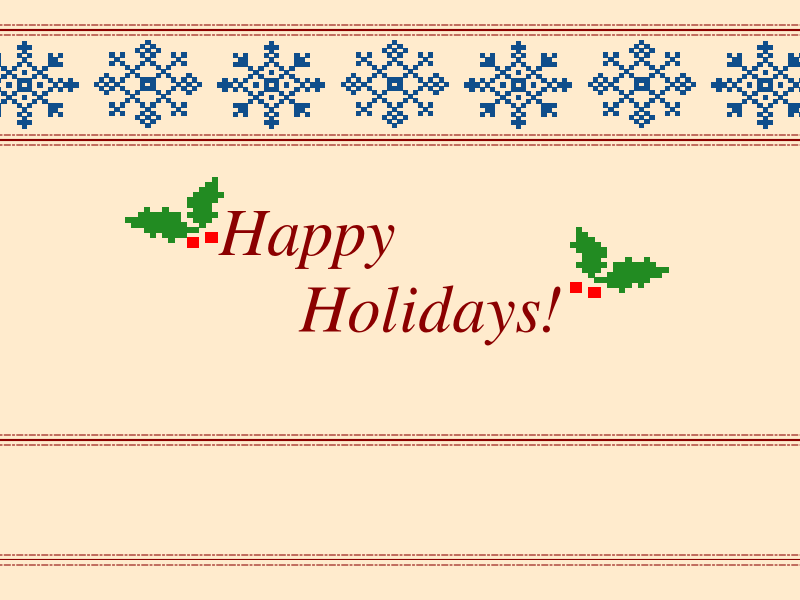

Source code (R):
# Author: Sara Edwards
# Date: December 2018

# Instructions: Simply select all & run 
# (if you use R studio don't have it full screen)

#   R studio Mac: Option+command+R
#             PC: Control+Alt+R

# In base R Mac: Command+A then Command+Enter
#            PC: Ctrl+A then Ctrl+Enter


X1 <- c(rep(2,4), rep(3,4), rep(4,7), rep(5,10), rep(6,6), rep(7,4), rep(8,5), rep(9,4), rep(10,5), rep(11,2), rep(12,2), 13)
Y1 <- c(3,4,5,11,  2,5,10,11,  5:11, 5:14, 5:8,12,15,  5:7,12,  5:7,13,14,  4:7, 3:7, 3,7,  2,3, 1)


X2 <- c(1, rep(2,2), rep(3,3), rep(4,5), rep(5,5), rep(6,4), rep(7,6), rep(8,6), rep(9,5), rep(10,3), rep(11,4), rep(12,7), rep(13,8), rep(14,8), rep(15,6), 16)
Y2 <- c(9, 8:9, 8:10, 7:11, 6:10, 7:10, 6:11, 5:10, 6:10, 6:8, 7,10,12,13, 7,9:14, 8:15, 9:16, 10,13:17, 14)
  
X3 <- c(12,12,13,13,15,15,16,16)
Y3 <- c(4,5,4,5,5,6,5,6)

X4 <- c(1, rep(2,3), 3, rep(4,6), rep(5,5), rep(6,8), rep(7,4), rep(8,3), rep(9,4), rep(10,9))
X4 <- c(X4, rep(11,12), 22-X4) 


Y4 <- c(12, 11:13, 12, 5,7,11,13,17,19, 6,7,12,17,18, 5:7,11,13,17:19, 8,10,14,16, 9,12,15, 8,10,14,16, 3,5,7,11:13,17,19,21)
Y4 <- c(Y4, 2:4, 6,9,11,13,15,18,20:22,Y4)

X5 <- c(1, rep(2,2), rep(3,3), rep(4,6), rep(5,3), rep(6,6), rep(7,4), rep(8,2), rep(9,6), rep(10,9))
X5 <- c(X5, rep(11,8), 22-X5)


Y5 <- c(11, 10,12, 9,11,13, 4,6,10,12,16,18, 5,11,17, 4,6,10,12,16,18, 7,9,13,15, 8,14, 3,7,9,13,15,19, 2,4,6,10:12,16,18,20)
Y5 <- c(Y5, c(1,3,5,10,12,17,19,21), Y5)


D <- data.frame(X=c(-X1-2, X1), Y=c(Y1,Y1), Fig='Brown')

L <- data.frame(X=c(X2/2 + 12, -X2/2 + 28), Y=c(Y2/2+8, -Y2/2+8), Fig="Green")
B <- data.frame(X=c(X3/2 + 12, -X3/2 + 28), Y=c(Y3/2+8, -Y3/2+8), Fig="Red")

Df <- rbind(D, L, B)

Sn <- data.frame(X=c(X4/1.2-10, X5/1.2+10), Y=c(Y4/1.2+81, Y5/1.2+82), Fig="Blue" )




dev.new(width=8, height=6, unit="in", noRStudioGD = T) 

par(family='serif', bg='blanchedalmond', mar=c(2,0,1,0))
plot(Y1~X1, xlim=c(0,120), ylim=c(0,100), type='n',axes=FALSE)


for (i in c(12, 57, 102)){
  
  points(Df$X+i, Df$Y, col=c('tan4','forestgreen','red')[Df$Fig], pch=15, cex=c(1.3, 0.5, 0.5, 0.7)[Df$Fig])
}

for (i in c(0, 40, 80, 120)){
points(Sn$X+i, Sn$Y, pch=15, col='dodgerblue4', cex=0.7)
}

abline(h=c(80, 102, -4, 20), col='darkred', lwd=2)
abline(h=c(81, 79, 101, 103, -3, -5, 19, 21), col='darkred', lty=6, xpd=NA)

T1 <- c(LETTERS[8], letters[c(1,16,16,25)])
T2 <- c(LETTERS[8], letters[c(15,12,9,4,1,25,19)])
T1 <- paste(T1, collapse="")
T2 <- paste(c(T2,"!"), collapse="")
text(45, 60, T1, cex=4, col='darkred', font=3)
text(65, 45, T2, cex=4, col='darkred', font=3)

points(c(X2+15), c(Y2+55), pch=15, col='forestgreen', cex=0.85)
points(c(X3+14), c(Y3+55), pch=15, col='red', cex=0.85)



points(c(-X2+104), c(Y2+45), pch=15, col='forestgreen', cex=0.85)
points(c(-X3+104), c(Y3+45), pch=15, col='red', cex=0.85)
